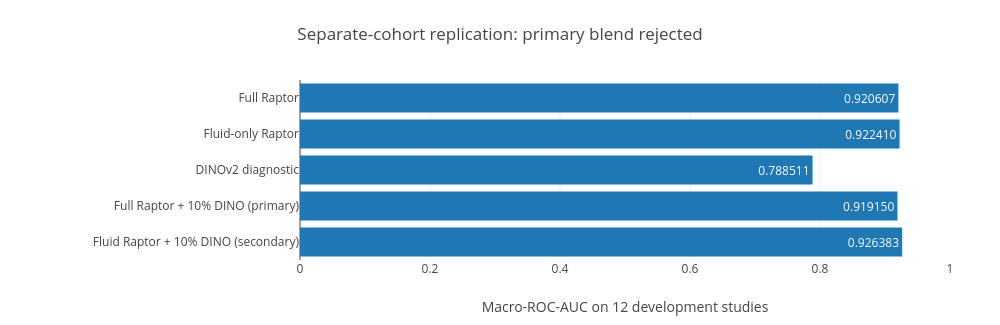

Source (notebook cell):
### Markdown cell above
## 2. Compare systems only on matched rows

The pilot and replication records describe different development cohorts; the chart below shows replication only. Within each cohort, every arm uses the same studies and targets. Lower replication values are not a longitudinal deterioration estimate. The secondary fluid-Raptor/DINO blend was specified before replication, but selecting it after this result creates a **new** hypothesis requiring separate confirmation.

### Code cell
def evidence_chart(title, labels, values, xlabel, upper=1.0):
    # Raw Plotly MIME is offline-safe; the embedded SVG is a static fallback.
    height = 145 + 36 * len(labels)
    numbers = [str(int(v)) if upper == 12 else f'{v:.6f}' for v in values]
    graph = {'data':[{'type':'bar','orientation':'h','y':labels,'x':values,
                       'text':numbers,'textposition':'auto'}],
             'layout':{'title':{'text':title},'width':1000,'height':height,
                       'margin':{'l':300,'r':50,'t':80,'b':65},
                       'xaxis':{'title':{'text':xlabel},'range':[0,upper]},
                       'yaxis':{'autorange':'reversed'},'showlegend':False}}
    lines = [f'<svg xmlns="http://www.w3.org/2000/svg" width="1000" height="{height}" viewBox="0 0 1000 {height}" role="img" aria-label="{html.escape(title)}">',
             f'<rect width="1000" height="{height}" fill="white"/><text x="20" y="30" font-size="20">{html.escape(title)}</text>']
    for i, (label, value) in enumerate(zip(labels, values)):
        y = 70 + 36 * i
        lines += [f'<text x="15" y="{y+16}" font-size="14">{html.escape(label)}</text>',
                  f'<rect x="310" y="{y}" width="{560*value/upper:.2f}" height="22"/>',
                  f'<text x="880" y="{y+16}" font-size="14">{numbers[i]}</text>']
    lines += [f'<text x="310" y="{height-25}" font-size="14">{html.escape(xlabel)}; linear scale 0 to {upper:g}</text>', '</svg>']
    display({'application/vnd.plotly.v1+json':graph,'image/svg+xml':''.join(lines),'text/plain':title}, raw=True)

arms = ['raptor_full42','raptor_fluid24','dino_uniform24','blend_full90_dino10','blend_fluid90_dino10']
labels = ['Full Raptor','Fluid-only Raptor','DINOv2 diagnostic','Full Raptor + 10% DINO (primary)','Fluid Raptor + 10% DINO (secondary)']
evidence_chart('Separate-cohort replication: primary blend rejected', labels,
               [D['replication'][a]['macro_auc'] for a in arms], 'Macro-ROC-AUC on 12 development studies')

### Figure 1 — Plotly figure (JSON) as saved in the notebook; plotly's stock layout.template omitted (floating-point values rounded to 4 significant figures)
{"data": [{"orientation": "h", "text": ["0.920607", "0.922410", "0.788511", "0.919150", "0.926383"], "textposition": "auto", "type": "bar", "x": [0.9206, 0.9224, 0.7885, 0.9191, 0.9264], "y": ["Full Raptor", "Fluid-only Raptor", "DINOv2 diagnostic", "Full Raptor + 10% DINO (primary)", "Fluid Raptor + 10% DINO (secondary)"]}], "layout": {"height": 325, "margin": {"b": 65, "l": 300, "r": 50, "t": 80}, "showlegend": false, "title": {"text": "Separate-cohort replication: primary blend rejected"}, "width": 1000, "xaxis": {"range": [0, 1.0], "title": {"text": "Macro-ROC-AUC on 12 development studies"}}, "yaxis": {"autorange": "reversed"}}}
